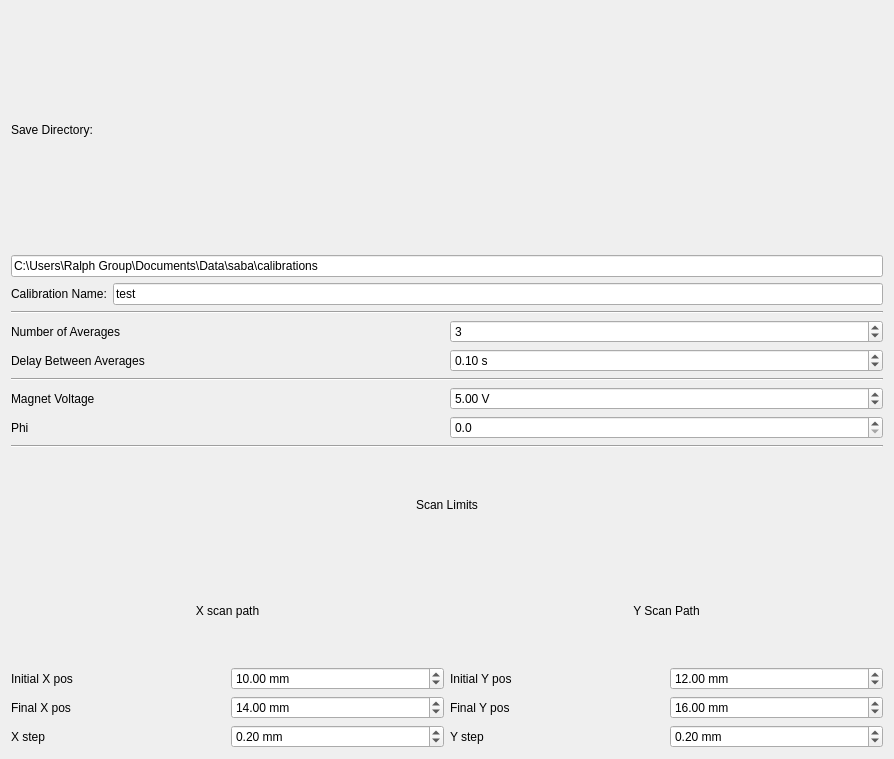
<?xml version="1.0" encoding="UTF-8"?>
<ui version="4.0">
 <class>Form</class>
 <widget class="QWidget" name="Form">
  <property name="geometry">
   <rect>
    <x>0</x>
    <y>0</y>
    <width>894</width>
    <height>759</height>
   </rect>
  </property>
  <property name="windowTitle">
   <string>Form</string>
  </property>
  <layout class="QVBoxLayout" name="verticalLayout">
   <item>
    <layout class="QGridLayout" name="save_params">
     <item row="1" column="0" colspan="2">
      <widget class="QLineEdit" name="save_dir">
       <property name="text">
        <string>C:\Users\Ralph Group\Documents\Data\saba\calibrations</string>
       </property>
       <property name="placeholderText">
        <string>C:\Users\</string>
       </property>
      </widget>
     </item>
     <item row="2" column="0">
      <widget class="QLabel" name="label_12">
       <property name="enabled">
        <bool>true</bool>
       </property>
       <property name="text">
        <string>Calibration Name:</string>
       </property>
      </widget>
     </item>
     <item row="0" column="0" colspan="2">
      <widget class="QLabel" name="label_8">
       <property name="text">
        <string>Save Directory:</string>
       </property>
      </widget>
     </item>
     <item row="2" column="1">
      <widget class="QLineEdit" name="name">
       <property name="text">
        <string>test</string>
       </property>
       <property name="placeholderText">
        <string>test</string>
       </property>
      </widget>
     </item>
    </layout>
   </item>
   <item>
    <widget class="Line" name="line_2">
     <property name="orientation">
      <enum>Qt::Horizontal</enum>
     </property>
    </widget>
   </item>
   <item>
    <layout class="QGridLayout" name="gridLayout_2">
     <item row="0" column="0">
      <widget class="QLabel" name="label_4">
       <property name="text">
        <string>Number of Averages</string>
       </property>
      </widget>
     </item>
     <item row="0" column="1">
      <widget class="QSpinBox" name="num_averages">
       <property name="value">
        <number>3</number>
       </property>
      </widget>
     </item>
     <item row="1" column="0">
      <widget class="QLabel" name="label_5">
       <property name="text">
        <string>Delay Between Averages</string>
       </property>
      </widget>
     </item>
     <item row="1" column="1">
      <widget class="QDoubleSpinBox" name="delay">
       <property name="suffix">
        <string> s</string>
       </property>
       <property name="singleStep">
        <double>0.010000000000000</double>
       </property>
       <property name="value">
        <double>0.100000000000000</double>
       </property>
      </widget>
     </item>
    </layout>
   </item>
   <item>
    <widget class="Line" name="line">
     <property name="orientation">
      <enum>Qt::Horizontal</enum>
     </property>
    </widget>
   </item>
   <item>
    <layout class="QGridLayout" name="gridLayout">
     <item row="0" column="1">
      <widget class="QDoubleSpinBox" name="mag_voltage">
       <property name="suffix">
        <string> V</string>
       </property>
       <property name="decimals">
        <number>2</number>
       </property>
       <property name="minimum">
        <double>-10.000000000000000</double>
       </property>
       <property name="maximum">
        <double>10.000000000000000</double>
       </property>
       <property name="singleStep">
        <double>0.010000000000000</double>
       </property>
       <property name="value">
        <double>5.000000000000000</double>
       </property>
      </widget>
     </item>
     <item row="0" column="0">
      <widget class="QLabel" name="label_6">
       <property name="text">
        <string>Magnet Voltage</string>
       </property>
      </widget>
     </item>
     <item row="1" column="0">
      <widget class="QLabel" name="label">
       <property name="text">
        <string>Phi</string>
       </property>
      </widget>
     </item>
     <item row="1" column="1">
      <widget class="QDoubleSpinBox" name="phi">
       <property name="decimals">
        <number>1</number>
       </property>
       <property name="maximum">
        <double>360.000000000000000</double>
       </property>
       <property name="singleStep">
        <double>0.100000000000000</double>
       </property>
      </widget>
     </item>
    </layout>
   </item>
   <item>
    <widget class="Line" name="line_4">
     <property name="orientation">
      <enum>Qt::Horizontal</enum>
     </property>
    </widget>
   </item>
   <item>
    <layout class="QGridLayout" name="gridLayout_3">
     <item row="1" column="0" colspan="2">
      <widget class="QLabel" name="label_10">
       <property name="text">
        <string>X scan path</string>
       </property>
       <property name="alignment">
        <set>Qt::AlignCenter</set>
       </property>
      </widget>
     </item>
     <item row="0" column="0" colspan="4">
      <widget class="QLabel" name="label_9">
       <property name="text">
        <string>Scan Limits</string>
       </property>
       <property name="alignment">
        <set>Qt::AlignCenter</set>
       </property>
      </widget>
     </item>
     <item row="2" column="1">
      <widget class="QDoubleSpinBox" name="X_start">
       <property name="suffix">
        <string> mm</string>
       </property>
       <property name="decimals">
        <number>2</number>
       </property>
       <property name="minimum">
        <double>-100.000000000000000</double>
       </property>
       <property name="maximum">
        <double>100.000000000000000</double>
       </property>
       <property name="singleStep">
        <double>0.001000000000000</double>
       </property>
       <property name="value">
        <double>10.000000000000000</double>
       </property>
      </widget>
     </item>
     <item row="1" column="2" colspan="2">
      <widget class="QLabel" name="label_11">
       <property name="text">
        <string>Y Scan Path</string>
       </property>
       <property name="alignment">
        <set>Qt::AlignCenter</set>
       </property>
      </widget>
     </item>
     <item row="3" column="0">
      <widget class="QLabel" name="label_15">
       <property name="text">
        <string>Final X pos</string>
       </property>
      </widget>
     </item>
     <item row="3" column="1">
      <widget class="QDoubleSpinBox" name="X_end">
       <property name="suffix">
        <string> mm</string>
       </property>
       <property name="decimals">
        <number>2</number>
       </property>
       <property name="minimum">
        <double>-100.000000000000000</double>
       </property>
       <property name="maximum">
        <double>100.000000000000000</double>
       </property>
       <property name="singleStep">
        <double>0.001000000000000</double>
       </property>
       <property name="value">
        <double>14.000000000000000</double>
       </property>
      </widget>
     </item>
     <item row="3" column="3">
      <widget class="QDoubleSpinBox" name="Y_end">
       <property name="suffix">
        <string> mm</string>
       </property>
       <property name="decimals">
        <number>2</number>
       </property>
       <property name="minimum">
        <double>-100.000000000000000</double>
       </property>
       <property name="maximum">
        <double>100.000000000000000</double>
       </property>
       <property name="singleStep">
        <double>0.001000000000000</double>
       </property>
       <property name="value">
        <double>16.000000000000000</double>
       </property>
      </widget>
     </item>
     <item row="3" column="2">
      <widget class="QLabel" name="label_19">
       <property name="text">
        <string>Final Y pos</string>
       </property>
      </widget>
     </item>
     <item row="2" column="2">
      <widget class="QLabel" name="label_14">
       <property name="text">
        <string>Initial Y pos</string>
       </property>
      </widget>
     </item>
     <item row="2" column="0">
      <widget class="QLabel" name="label_13">
       <property name="text">
        <string>Initial X pos</string>
       </property>
      </widget>
     </item>
     <item row="2" column="3">
      <widget class="QDoubleSpinBox" name="Y_start">
       <property name="suffix">
        <string> mm</string>
       </property>
       <property name="decimals">
        <number>2</number>
       </property>
       <property name="minimum">
        <double>-100.000000000000000</double>
       </property>
       <property name="maximum">
        <double>100.000000000000000</double>
       </property>
       <property name="singleStep">
        <double>0.001000000000000</double>
       </property>
       <property name="value">
        <double>12.000000000000000</double>
       </property>
      </widget>
     </item>
     <item row="4" column="0">
      <widget class="QLabel" name="label_20">
       <property name="text">
        <string>X step</string>
       </property>
      </widget>
     </item>
     <item row="4" column="2">
      <widget class="QLabel" name="label_21">
       <property name="text">
        <string>Y step</string>
       </property>
      </widget>
     </item>
     <item row="4" column="1">
      <widget class="QDoubleSpinBox" name="X_step">
       <property name="suffix">
        <string> mm</string>
       </property>
       <property name="decimals">
        <number>2</number>
       </property>
       <property name="maximum">
        <double>10.000000000000000</double>
       </property>
       <property name="singleStep">
        <double>0.001000000000000</double>
       </property>
       <property name="value">
        <double>0.200000000000000</double>
       </property>
      </widget>
     </item>
     <item row="4" column="3">
      <widget class="QDoubleSpinBox" name="Y_step">
       <property name="suffix">
        <string> mm</string>
       </property>
       <property name="decimals">
        <number>2</number>
       </property>
       <property name="maximum">
        <double>10.000000000000000</double>
       </property>
       <property name="singleStep">
        <double>0.001000000000000</double>
       </property>
       <property name="value">
        <double>0.200000000000000</double>
       </property>
      </widget>
     </item>
    </layout>
   </item>
  </layout>
 </widget>
 <resources/>
 <connections/>
</ui>
